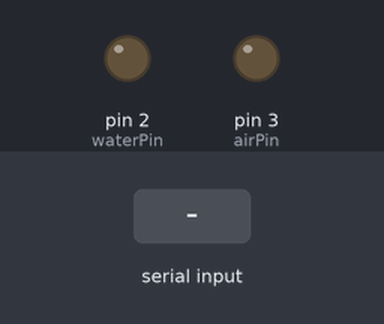
Simulated run of this sketch. Board: Arduino Uno, built with avr-gcc and run on an emulated ATmega328P. Shown: output pins drawn as LEDs (lit = HIGH). Inputs (shaded band) come from the test bench.

Above: at 1.2 s.
1.3 s: "R" received over Serial
At 2.0 s:
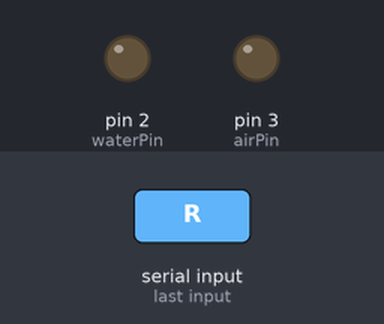
2.8 s: "P" received over Serial
At 3.1 s:
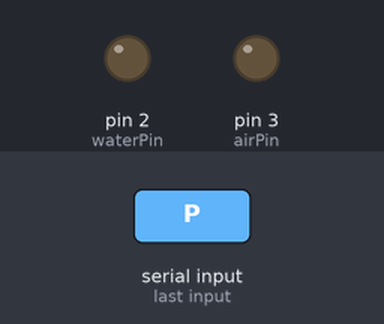
Timing chart, 0 to 5.8 s (numbered marks = the images above; inputs shaded):
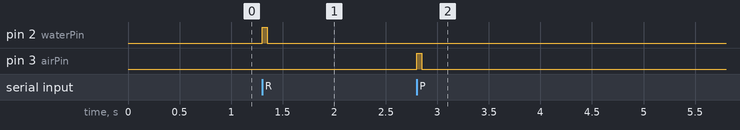

Measured:
- after the input at 1.3 s, pin 2 (waterPin): LOW → HIGH at once, → LOW 0.05 s later
- after the input at 2.8 s, pin 3 (airPin): LOW → HIGH at once, → LOW 0.05 s later

The sketch:

simple_serial_test_if.ino
```cpp
int trialStep = 0;
// Input pin to detect lickometer
const int lickPin = 8; // lickometer
const int switchPin = 4; // water switch
const int waterPin = 2; // water solenoid
const int airPin = 3; // air solenoid


char serialData;
bool newSerialFlag = false;

volatile bool lickDetected = false; // volatile variable to indicate lick detection

void setup(){
Serial.begin(9600);
  pinMode(lickPin, INPUT);
  pinMode(switchPin, INPUT);
  pinMode(waterPin, OUTPUT);
  pinMode(airPin, OUTPUT);
}


void loop(){
      if (Serial.available() > 0){
        serialData = Serial.read();
        if (serialData == 'R') {
            digitalWrite(waterPin, HIGH);
            delay(50);
            digitalWrite(waterPin, LOW);
        } else if (serialData == 'P') {
            digitalWrite(airPin, HIGH);
            delay(50);
            digitalWrite(airPin, LOW);
        }
      }
}
```
